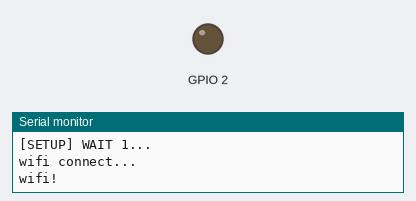
This sketch was run on a simulated ESP8266 (NodeMCU). Shown: output pins drawn as LEDs (lit = HIGH), the last lines printed to the serial monitor. WiFi joins after 1.5 s; servers stay silent unless stated; uploads are accepted with an empty reply.

Above: at 6.45 s.
At 11.6 s:
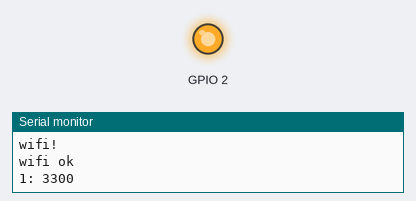
Timing chart, 0 to 19.8 s (numbered marks = the images above):
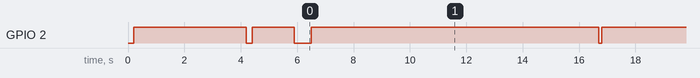

Measured:
- by itself, GPIO 2: goes LOW 0.20 s, HIGH 1.5 s, LOW 0.60 s, 11 × (HIGH 10.2 s, LOW 0.10 s), then HIGH

The sketch:

v-lan.ino
```cpp
#include <Arduino.h>

//#include <DHT_U.h>
//#include <DHT.h>

#include <gmUrl.h>
//#include <gmUrlS.h>
//#include "gsim047_ru.h"
#include <gmCfgRead.h>
#include <gmFn.h>
#include <gmBlink.h>


//#define SENSOR	A0

gmUrl url("http://192.168.1.201/esp/set.php");
int n = 0;
int toDelay = 10000;
String name;
gmBlink bl;
int toBlink = 1;

ADC_MODE(ADC_VCC);


void setup()
{
	bl.blink(200);
	Serial_init();
	n = 0;

	bl.blink(200);
	Serial.println("wifi connect...");
	url.WiFi_connect();
	Serial.println("wifi!");
	bl.blink(500);
}// setup


void loop()
{
	if ( url.WiFi_check() ){
		if ( toBlink )
			bl.blink(100);

		Serial.println("wifi ok");
		url.clear();
		if ( n == 0 ){
			url.set("event", "init");
		}
		int vcc = ESP.getVcc();
		url.set("vcc", vcc);
		url.set("name", name);

		n++;

//		String res;
		int code = url.call();  //
		//Serial.println(res);
		if ( code == 0 ){
			gmCfgRead rd(url);
			rd.get("delay", toDelay);
			//rd.get("name", name);
			rd.get("blink", toBlink);
		}
		Serial.printf("%d: %d\n", n, vcc);
	}else{
		Serial.println("NO wifi!!!");
		if ( toBlink )
			bl.blink(1000);
	}

	delay(toDelay);
}// loop
```
